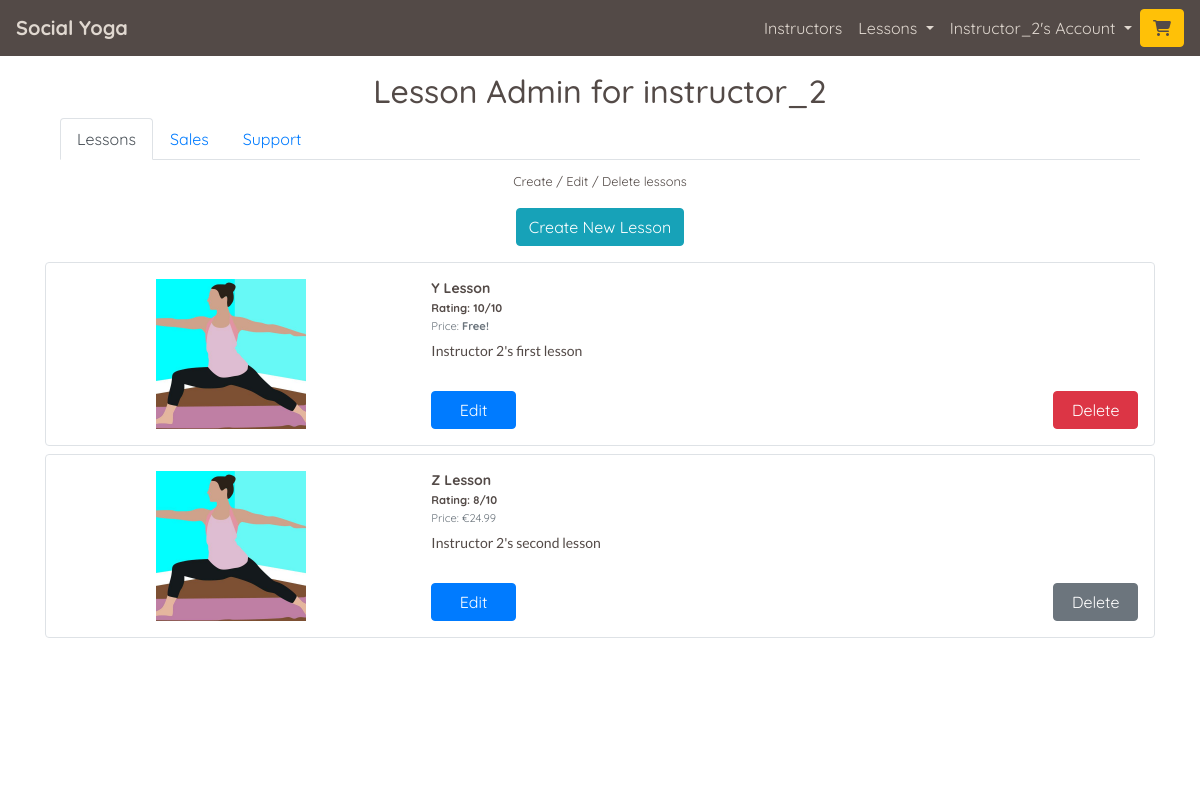
Screenshot of /lessons/instructor_admin/ (signed in) with the database file from the repository.
### profiles/models.py (models this page shows, shortened)
class UserProfile(models.Model):
    user = models.OneToOneField(User, on_delete=models.CASCADE)
    first_name = models.CharField(max_length=50, null=False, blank=False)
    last_name = models.CharField(max_length=50, null=False, blank=False)
    is_instructor = models.BooleanField(default=False)
    requested_instructor_status = models.BooleanField(default=False)
    card_description = models.TextField(max_length=256, blank=True, default='')
    profile_description = models.TextField(max_length=650, default='')
    image = ResizedImageField(
        size=[600, 600], quality=75, crop=['middle', 'center'],
        force_format='JPEG', null=True, blank=True,
        upload_to='profile_images/'
        )
    rating = models.DecimalField(
        max_digits=5, decimal_places=0, null=True, blank=True
        )
    lesson_count = models.IntegerField(default=0, editable=False)
    def __str__(self):
        return self.user.username

### lessons/models.py (models this page shows, shortened)
class Lesson(models.Model):
    lesson_id = models.CharField(max_length=32, null=False, editable=False)
    instructor_profile = models.ForeignKey(
        UserProfile, on_delete=models.SET_NULL, null=True,
        blank=True, related_name='lessons'
        )
    lesson_name = models.CharField(max_length=32, null=False, editable=True)
    card_description = models.TextField(max_length=254)
    description = models.TextField(max_length=2048)
    image = ResizedImageField(
        size=[600, 600], quality=75, crop=['middle', 'center'],
        force_format='JPEG', upload_to='lesson_images/'
        )
    rating = models.DecimalField(
        max_digits=5, decimal_places=0, null=True, blank=True
        )
    video_url = models.URLField(
        max_length=1024, blank=False, null=False
        )
    time = models.IntegerField(blank=False, null=False)
    is_free = models.BooleanField(default=True)
    price = models.DecimalField(
        max_digits=6, decimal_places=2, blank=False, null=False, default=0.00
        )

### lessons/views.py (the view)
# urls.py: path('instructor_admin/', views.instructor_admin, name='instructor_admin'),
@login_required
def instructor_admin(request):
    profile = get_object_or_404(UserProfile, user=request.user)
    if not profile.is_instructor:
        messages.error(request, 'Only instructors can do this.')
        return redirect('home')
    template = 'lessons/instructor_admin.html'
    instructor_created_lessons = Lesson.objects.filter(
        instructor_profile=profile)
    customer_purchases = OrderLineItem.objects.filter(
        lesson__in=instructor_created_lessons).values_list('lesson', flat=True)
    sales = OrderLineItem.objects.filter(
        lesson__in=instructor_created_lessons).order_by('-order__date')
    context = {
        'profile': profile,
        'instructor_created_lessons': instructor_created_lessons,
        'customer_purchases': customer_purchases,
        'sales': sales,
    }
    return render(request, template, context)

### home/contexts.py (called while the page is built)
def purchased_lessons(request):
    profile = get_profile_or_none(request)
    purchased = None
    purchased_lesson_ids = []
    if profile:
        purchased = OrderLineItem.objects.filter(profile=profile)
        if purchased:
            for item in purchased:
                purchased_lesson_ids.append(item.lesson.lesson_id)
    context = {
        'purchased_lessons': purchased,
        'purchased_lesson_ids': purchased_lesson_ids,
    }
    return context

### lessons/templatetags/site_utils.py (called while the page is built)
@register.filter(name='deduct_sales_percentage')
def deduct_sales_percentage(value):
    site_percentage = settings.SITE_SALES_PERCENTAGE,
    discount = value * Decimal(site_percentage[0]) / 100
    value -= discount
    return value

### yoga/utils.py (called while the page is built)
def get_profile_or_none(request):
    try:
        return UserProfile.objects.get(user=request.user)
    except Exception:
        return None

### lessons/templates/lessons/instructor_admin.html (shortened to what this page needs)
{% extends "base.html" %}
{% load static %}
{% load site_utils %}
{% block page_header %}
<div class="container header-container">
    <div class="row">
        <div class="col">
            <h1 class="text-center title-text mt-3 mb-0">Lesson Admin for {{ profile }}</h1>
        </div>
    </div>
</div>
{% endblock %}
{% block content %}
<div class="overlay"></div>
<div class="container page-contents">
    <div class="row mx-auto">
        <div class="col-12">
            <ul class="nav nav-tabs my-2" id="myTab" role="tablist">
                <li class="nav-item" role="presentation">
                    <a class="nav-link active" id="lessons-tab" data-toggle="tab" href="#lessons" role="tab" aria-controls="home" aria-selected="true">Lessons</a>
                </li>
                <li class="nav-item" role="presentation">
                    <a class="nav-link" id="profile-tab" data-toggle="tab" href="#profile" role="tab" aria-controls="profile" aria-selected="false">Sales</a>
                </li>
                <li class="nav-item" role="presentation">
                    <a class="nav-link" id="support-tab" data-toggle="tab" href="#support" role="tab" aria-controls="contact" aria-selected="false">Support</a>
                </li>
                </ul>
                <div class="tab-content" id="myTabContent">
                <div class="tab-pane fade show active" id="lessons" role="tabpanel" aria-labelledby="lessons-tab">
                    <p class="text-center"><small>Create / Edit / Delete lessons</small></p>
                    <div class="div">
                        <p class="text-center"><a class="btn btn-info" href="{% url 'create_lesson' %}" role="button">Create New Lesson</a></p>
                    </div>
                    {% if instructor_created_lessons %}
                        {% for lesson in instructor_created_lessons %}
                            <div class="row border custom-border my-2 instructor-admin-card-text">
                                <div class="col-12 col-md-4">
                                    {% if lesson.image %}
                                        <div class="lesson-card-image-container m-auto p-3 text-center">
                                            <img class="img-fluid lesson-admin-images" src="{{ lesson.image.url }}" alt="{{ lesson.lesson_name }}">
                                        </div>
                                    {% endif %}
                                </div>
                                <div class="col-12 col-md-8 p-3 d-flex flex-column">
                                    <p class="mb-0"><strong>{{ lesson.lesson_name }}</strong></p>
                                    <p class="card-text mb-0"><small><strong>Rating: {{ lesson.rating }}{% if lesson.rating %}/10{% endif %}</strong></small></p>
                                    {% if lesson.price > 0 %}
                                        <p class="card-text mb-0"><small class="text-muted">Price: €{{ lesson.price }}</small></p>
                                    {% else %}
                                        <p class="card-text mb-0"><small class="text-muted">Price: <strong>Free!</strong></small></p>
                                    {% endif %}
                                    <p class="card-text alt-font mt-2">{{ lesson.card_description }}</p>
                                    <div class="row mt-auto">
                                        <div class="col-6">
                                            <p class="text-left mb-0"><a class="btn btn-primary instructor-admin-button" href="{% url 'edit_lesson' lesson.lesson_id %}" role="button">Edit</a></p>
                                        </div>
                                        <div class="col-6">
                                            {% if lesson.pk not in customer_purchases %}
                                                <p class="text-right mb-0">
                                                    <button type="button" class="btn btn-danger instructor-admin-button" onclick="delete_lesson_modal(`{% url 'delete_lesson' lesson.lesson_id %}`)">
                                                        Delete
                                                    </button>
                                                </p>
                                            {% else %}
                                                <p class="text-right mb-0"><a class="btn btn-secondary instructor-admin-button" role="button" data-toggle="popover" title="Warning" data-placement="bottom" data-content="Cannot Delete.  You can only edit a lesson customers have purchased.">Delete</a></p>
                                            {% endif %}
                                        </div>
                                    </div>
                                </div>
                            </div>
                        {% endfor %}
                    {% else %}
                        <p class="text-center">You have not created any lessons yet</p>
                    {% endif %}
                </div>
            </div>
        </div>
    </div>
</div>
{% endblock %}

### templates/base.html (shortened to what this page needs)
{% load static %}
<!doctype html>
<html lang="en">
  <head>
    {% block corecss %}
      <link rel="stylesheet" href="https://cdn.jsdelivr.net/npm/bootstrap@4.5.3/dist/css/bootstrap.min.css">
      <link rel="stylesheet" href="{% static 'css/base.css' %}" >
    {% endblock %}
</head>
<body>
    <header class="container-fluid fixed-top-desktop-only p-0">
        <nav class="navbar navbar-expand-lg navbar-custom">
            <a class="navbar-brand" href="{% url 'home' %}"><strong>Social Yoga</strong></a>
            {% if user.is_authenticated %}
            <div class="order-0 order-lg-1 ml-auto">
                <a class="btn btn-warning" href="{% url 'view_basket' %}" id="navbar-basket" role="button">
                    <span class="icon">
                        <i class="fas {% if product_count > 0 %}fa-cart-plus{% else %}fa-shopping-cart{% endif %} colour-primary" id="nav-cart-icon"></i>
                    </span>
                </a>
            </div>
            {% endif %}
            <div class="collapse navbar-collapse" id="navbarNav">
                <ul class="navbar-nav ml-auto mb-2 mb-lg-0">
                    <li class="nav-item">
                        <a class="nav-link active" aria-current="page" href="{% url 'instructors' %}">Instructors</a>
                    </li>
                    {% if user.is_authenticated %}
                    <li class="nav-item">
                        <div class="nav-link dropdown">
                            <a class="dropdown-toggle nav-link-format" href="#" role="button" id="dropdownMenuLink2" data-toggle="dropdown" aria-haspopup="true" aria-expanded="false">
                                Lessons
                            </a>
                        </div>
                    </li>
                    {% endif %}
                    <li class="nav-item">
                        <div class="nav-link dropdown">
                            <a class="dropdown-toggle nav-link-format" href="#" role="button" id="dropdownMenuLink" data-toggle="dropdown" aria-haspopup="true" aria-expanded="false">
                                {% if user.is_authenticated %}{{ user|title }}'s{% else %}My{% endif %} Account
                            </a>
                        </div>
                    </li>
                </ul>
            </div>
        </nav>
    </header>
        {% block page_header %}
        {% endblock %}
        {% block content %}
        {% endblock %}
</body>
</html>

### static/css/base.css (style rules this page uses)
html { height: 100% }
body { background: url('/static/images/backgrounds/background-image.jpg') no-repeat center center fixed; background-size: cover; background-position: 75% 40px; height: calc(100vh - 63px); color: #534a47; font-family: 'Quicksand'; font-size: 16px; }
.title-text { font-size: 1.5rem; }
.overlay { height: 100%; width: 100%; top: 0; left: 0; position: fixed; background: white; z-index: -1; }
.alt-font { font-family: 'Lato'; }
.navbar-custom { background-color: #534a47; }
.navbar-custom a { color: #e0d8d0; }
.colour-primary { color: #534a47 !important; }
.custom-border { border: solid 1px #534a47; border-radius: .25rem; }
.nav-link-format { text-decoration: none; }
.header-container { margin-top: 0px; }
.lesson-admin-images { width: 100%; max-width: 150px; }
.instructor-admin-card-text p, .lesson-review-div p:not(:first-child) { line-height: 1.3; font-size: 14px; }
.instructor-admin-button { width: 75%; }
@media (min-width: 412px) { .instructor-admin-button { width: 50%; } }
@media (min-width: 768px) { .title-text, .index-main-text { font-size: 2rem; } }
@media (min-width: 1200px) { body { background-position: 0 35px; } }
@media (min-width: 1200px) { .header-container { margin-top: 56px; } }
@media (min-width: 1200px) { .fixed-top-desktop-only { position: fixed; top: 0; right: 0; left: 0; z-index: 1049; } }
@media (min-width: 1200px) { .instructor-admin-button { width: 25%; } }

### rows the page displays
UserProfile: user.username "instructor_2"
Lesson: image (picture), lesson_name "Y Lesson", rating "10", shows "/10", shows "Price:", price "Free!", card_description "Instructor 2's first lesson", shows "Delete"
Lesson: image (picture), lesson_name "Z Lesson", rating "8", shows "/10", price "24.99", card_description "Instructor 2's second lesson", shows "Delete"

### other values shown
{{ user|title }} "Instructor_2"
